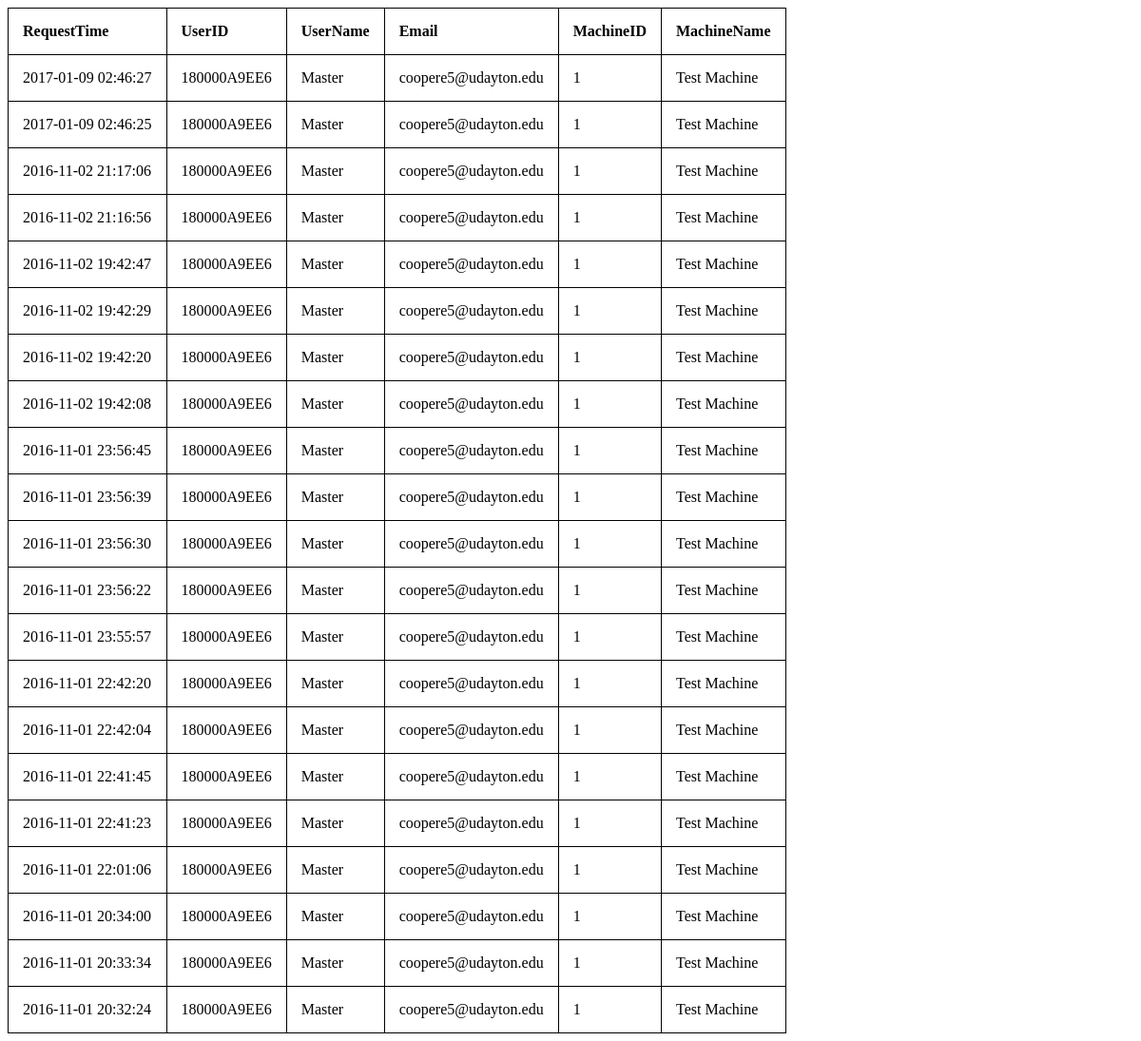
Screenshot of /view_log with the database file from the repository.
### tables this page shows
CREATE TABLE "log"
(
    requesttime TEXT DEFAULT 'CURRENT_TIMESTAMP' NOT NULL,
    userid TEXT NOT NULL,
    machineid INTEGER NOT NULL,
    CONSTRAINT log_users_userid_fk FOREIGN KEY (userid) REFERENCES users (userid) DEFERRABLE INITIALLY DEFERRED,
    CONSTRAINT log_machines_machineid_fk FOREIGN KEY (machineid) REFERENCES machines (machineid) DEFERRABLE INITIALLY DEFERRED
);

CREATE TABLE "users"
(
    userid TEXT PRIMARY KEY NOT NULL,
    username TEXT NOT NULL,
    email TEXT NOT NULL
);

CREATE TABLE machines
(
    machineid INT PRIMARY KEY NOT NULL,
    machinename VARCHAR(255) NOT NULL
);

### lockout/views.py (the view)
@app.route('/view_log', methods=['GET', 'POST'])
def view_log():
    cur.execute("""SELECT log.requesttime, log.userid, users.username, users.email, log.machineid, machines.machinename FROM log
                   INNER JOIN users ON log.userid = users.userid
                   INNER JOIN machines ON log.machineid = machines.machineid
                   ORDER BY requesttime DESC""")
    table = cur.fetchall()
    return render_template('view-log.html', table=table)

### lockout/templates/view-log.html (shortened to what this page needs)
<!DOCTYPE html>
<html lang="en">
<head>
    <link href="../static/style.css" rel="stylesheet"/>
</head>
<body>
<table class="sql">
    <tr>
        <th>RequestTime</th>
        <th>UserID</th>
        <th>UserName</th>
        <th>Email</th>
        <th>MachineID</th>
        <th>MachineName</th>
    </tr>
    {% for t in table %}
    <tr>
        <td>{{ t[0] }}</td>
        <td>{{ t[1] }}</td>
        <td>{{ t[2] }}</td>
        <td>{{ t[3] }}</td>
        <td>{{ t[4] }}</td>
        <td>{{ t[5] }}</td>
    </tr>
    {% endfor %}
</table>
</body>
</html>

### lockout/static/style.css (style rules this page uses)
th, td { padding: 15px; text-align: left; }
table.sql th, table.sql td { border: 1px solid black; }
table { border-collapse: collapse; }

### rows the page displays
log: requesttime "2017-01-09 02:46:27", userid "180000A9EE6", username "Master", email "coopere5@udayton.edu", machineid "1", machinename "Test Machine"
log: requesttime "2017-01-09 02:46:25", userid "180000A9EE6", username "Master", email "coopere5@udayton.edu", machineid "1", machinename "Test Machine"
log: requesttime "2016-11-02 21:17:06", userid "180000A9EE6", username "Master", email "coopere5@udayton.edu", machineid "1", machinename "Test Machine"
log: requesttime "2016-11-02 21:16:56", userid "180000A9EE6", username "Master", email "coopere5@udayton.edu", machineid "1", machinename "Test Machine"
log: requesttime "2016-11-02 19:42:47", userid "180000A9EE6", username "Master", email "coopere5@udayton.edu", machineid "1", machinename "Test Machine"
log: requesttime "2016-11-02 19:42:29", userid "180000A9EE6", username "Master", email "coopere5@udayton.edu", machineid "1", machinename "Test Machine"
log: requesttime "2016-11-02 19:42:20", userid "180000A9EE6", username "Master", email "coopere5@udayton.edu", machineid "1", machinename "Test Machine"
log: requesttime "2016-11-02 19:42:08", userid "180000A9EE6", username "Master", email "coopere5@udayton.edu", machineid "1", machinename "Test Machine"
log: requesttime "2016-11-01 23:56:45", userid "180000A9EE6", username "Master", email "coopere5@udayton.edu", machineid "1", machinename "Test Machine"
log: requesttime "2016-11-01 23:56:39", userid "180000A9EE6", username "Master", email "coopere5@udayton.edu", machineid "1", machinename "Test Machine"
log: requesttime "2016-11-01 23:56:30", userid "180000A9EE6", username "Master", email "coopere5@udayton.edu", machineid "1", machinename "Test Machine"
log: requesttime "2016-11-01 23:56:22", userid "180000A9EE6", username "Master", email "coopere5@udayton.edu", machineid "1", machinename "Test Machine"
log: requesttime "2016-11-01 23:55:57", userid "180000A9EE6", username "Master", email "coopere5@udayton.edu", machineid "1", machinename "Test Machine"
log: requesttime "2016-11-01 22:42:20", userid "180000A9EE6", username "Master", email "coopere5@udayton.edu", machineid "1", machinename "Test Machine"
log: requesttime "2016-11-01 22:42:04", userid "180000A9EE6", username "Master", email "coopere5@udayton.edu", machineid "1", machinename "Test Machine"
log: requesttime "2016-11-01 22:41:45", userid "180000A9EE6", username "Master", email "coopere5@udayton.edu", machineid "1", machinename "Test Machine"
log: requesttime "2016-11-01 22:41:23", userid "180000A9EE6", username "Master", email "coopere5@udayton.edu", machineid "1", machinename "Test Machine"
log: requesttime "2016-11-01 22:01:06", userid "180000A9EE6", username "Master", email "coopere5@udayton.edu", machineid "1", machinename "Test Machine"
log: requesttime "2016-11-01 20:34:00", userid "180000A9EE6", username "Master", email "coopere5@udayton.edu", machineid "1", machinename "Test Machine"
log: requesttime "2016-11-01 20:33:34", userid "180000A9EE6", username "Master", email "coopere5@udayton.edu", machineid "1", machinename "Test Machine"
log: requesttime "2016-11-01 20:32:24", userid "180000A9EE6", username "Master", email "coopere5@udayton.edu", machineid "1", machinename "Test Machine"
